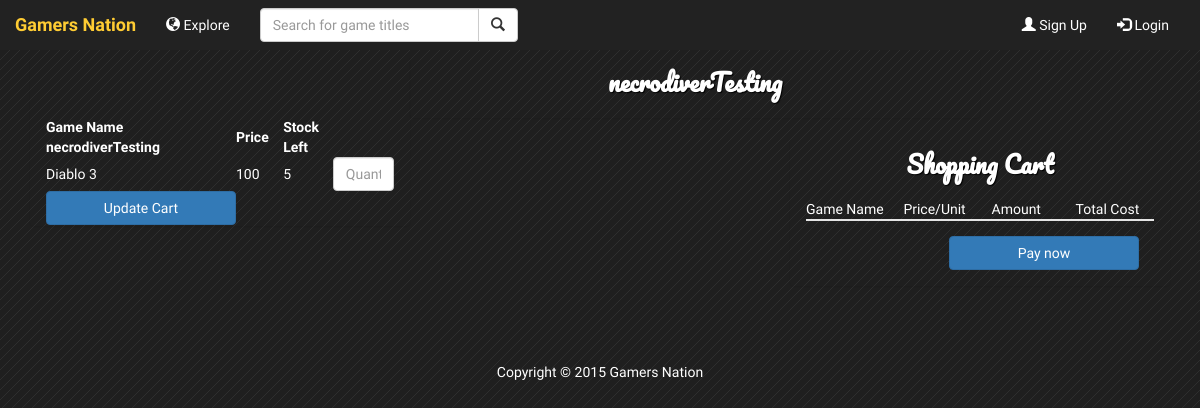
The page /sellershop.php?id=necrodiverTesting on the database as committed earlier.
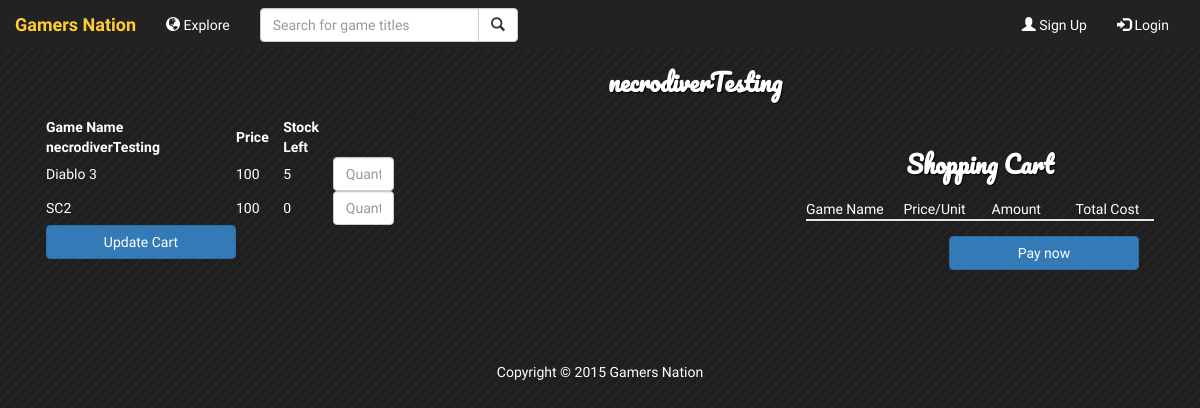
The same page on the database as committed later.
### tables this page shows
CREATE TABLE `supplier_own_game` (
  `Supplier_UserID` varchar(255) NOT NULL DEFAULT '',
  `GameID` int(11) NOT NULL,
  `Stock` int(11) DEFAULT NULL
);

CREATE TABLE `game` (
  `GameID` int(11) NOT NULL,
  `Title` varchar(255) DEFAULT NULL,
  `Publisher` varchar(255) DEFAULT NULL,
  `Year_Released` int(11) DEFAULT NULL,
  `Platform` varchar(255) DEFAULT NULL,
  `Region` varchar(255) DEFAULT NULL,
  `Price` float DEFAULT NULL,
  `ImagePath` varchar(500) NOT NULL
);

### sellershop.php (the view, shortened to what this page needs)
<!DOCTYPE html>
<html>
    <head>
        <link href="css/bootstrap.min.css" rel="stylesheet">
        <link rel="stylesheet" href="css/main.css"/>
        <link href="css/star-rating.min.css" media="all" rel="stylesheet" type="text/css" />
    </head>
    <?php include 'header.inc.php'; ?>
    <body>
        <?php
        if (isset($_GET['id']))
        {
            $shopid = $_GET['id'];
        }
        ?>
        <div class="container" style="margin: 4em auto;">
            <div class="panel panel-transparent col-md-4">
                <br><br><br>
                <form class="form-horizontal" role="form" method="post" action="sellershop.php?id=<?php echo $shopid ?>">
                <table>
                    <thead>
                        <tr>
                            <th><strong>Game Name <?php echo $shopid; ?></strong></th>
                            <th><strong>Price</strong></th>
                            <th><strong>Stock Left</strong></th>
                        </tr>
                    </thead>
                    <?php
                    $sql = "SELECT * FROM supplier_own_game WHERE Supplier_UserID = '" . $shopid . "'";
                    if ($result = mysqli_query($connection, $sql)) {
                        $rowCounter = 0;
                        while ($row = mysqli_fetch_assoc($result)) {
                            $sql2 = "SELECT * FROM game WHERE GameID = " . $row['GameID'];
                            if ($result2 = mysqli_query($connection, $sql2)) {
                                $row4 = mysqli_fetch_assoc($result2);
                            }
                            $rowCounter++;
                            echo '<tr>';
                            echo '<td style="width: 100px"> ';
                            echo $row4['Title'];
                            echo '</td>';
                            echo '<td style="width: 100px"> ';
                            echo $row4['Price'];
                            echo '</td>';
                            echo '<td style="width: 100px"> ';
                            echo $row['Stock'];
                            echo '</td>';
                            echo '<td style="width: 190px"> ';
                            echo '<input type="text" class="form-control" placeholder="Quantity" id="row' .$rowCounter. '" name="row' .$rowCounter. '">';
                            echo '</td>';
                            echo '</tr>';
                        }
                    }
                    ?>
                    <td><input type="submit" value="Update Cart" class="btn btn-primary" data-toggle="modal" data-target="#viewcart"/></td>
                </table>
            </form>
            </div>
            <div class="panel panel-transparent col-md-6">
                <h1> <strong><?php echo $shopid; ?> </strong></h1>
            </div>
            <div style="float:right" class="panel panel-transparent col-md-4">
                <h1> <strong>Shopping Cart</strong></h1>
               <div class="table-hover">
                   <div>
                       <table class="modal-title" id="myModalLabel">
                                <tr class="modal-header">
                                    <td style="width: 125px">Game Name</td>
                                    <td style="width: 100px">Price/Unit</td>
                                    <td style="width: 100px">Amount</td>
                                    <td style="width: 100px">Total Cost</td>
                                </tr>
                        </table>
                   </div>
                    <div class="modal-footer">
                        <input type="submit" value="Pay now" class="btn btn-primary"/>
                    </div>
                    </div>
            </div>
                </div>
    <?php include 'footer.inc.php'; ?>
    </body>
</html>

### header.inc.php (shortened to what this page needs)
<html>
<link rel="stylesheet" href="http://ajax.googleapis.com/ajax/libs/jqueryui/1.10.1/themes/base/minified/jquery-ui.min.css" type="text/css" />
<div class="container-fluid">
    <div class="nav navbar-inverse navbar-fixed-top">
        <div class="navbar-header"><a href="index.php" class="navbar-brand">Gamers Nation</a>
        </div>
        <div class="collapse navbar-collapse" id="bs-example-navbar-collapse-1">
            <ul class="nav navbar-nav">
                <li><a href="explore.php"><span class="glyphicon glyphicon-globe"></span> Explore</a></li>
					<li>
					<div>
            <form class="navbar-form" role="search" action='searchresults.php' method='post'>
              <div class="input-group">
                <input type="text" class="form-control typeahead tt-query auto" placeholder="Search for game titles" name="typeahead" id="search-term">
                <div class="input-group-btn">
                  <button class="btn btn-default" type="submit"><i class="glyphicon glyphicon-search"></i></button>
                </div>
              </div>
            </form>
          </div></li>
            </ul>
            <ul class="nav navbar-nav navbar-right">
                <?php
                if ((!isset($_SESSION['username'])))
				{
                    ?>
                    <li><a href="signup.php"><span class="glyphicon glyphicon-user"></span> Sign Up</a></li>
                    <li><a href="login.php"><span class="glyphicon glyphicon-log-in"></span> Login</a></li>
                    <?php
                }
                ?>
            </ul>
        </div>
    </div>
</div>
</html>

### footer.inc.php (shortened to what this page needs)
<footer class="text-center">
    <p>Copyright &COPY; 2015 Gamers Nation</p>
</footer>

### css/main.css (style rules this page uses)
body { background:#1F1F1F url(../images/pattern.png) repeat top left; color:#fff; font-family: 'PT Sans Narrow', Arial, sans-serif; font-size:14px; }
a { color:#ddd; text-decoration:none; }
h1 { margin:5px; font-size:24px; text-align:center; color:#fff; font-family:"Pacifico", Georgia, "Times New Roman", serif; text-shadow:1px 1px 1px #000; padding-bottom:10px; line-height:40px; }
.panel-transparent { background: none; -webkit-box-shadow: 0 1px 1px rgba(0, 0, 0, .05); box-shadow: 0 1px 1px rgba(0, 0, 0, .05); }
.nav.navbar-nav.navbar-right { margin-right: 16px; }
.navbar-inverse .navbar-brand { color: white; }
.navbar-inverse .navbar-nav > li > a { color: white; }
footer { clear: both; height: 40px; }

Rows that differ between the two databases and show on the page:
added supplier_own_game: GameID.Title "SC2", GameID.Price "100", Stock "0"
